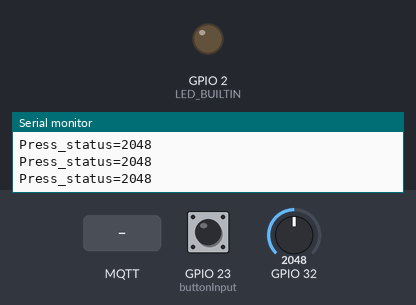
Simulated run of this sketch. Board: ESP32. Parts: output pins drawn as LEDs (lit = HIGH), the last lines printed to the serial monitor. Inputs (shaded band) come from the test bench; at power-on: GPIO 32 = 2048, GPIO 23 (buttonInput) HIGH. WiFi joins after 1.5 s; servers stay silent unless stated; no MQTT or app messages arrive unless stated.

Above: at 2.7 s.
2.8 s: MQTT message "1" arrives on the first subscribed topic
At 4.1 s:
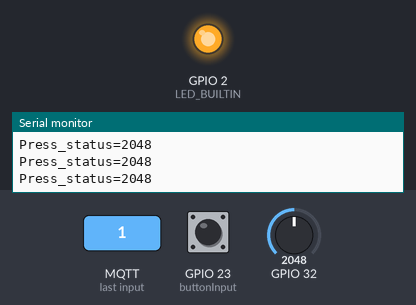
4.5 s: GPIO 32 set to 3264
6.0 s: GPIO 32 set to 3360
8.0 s: MQTT message "on" arrives on the first subscribed topic
At 9.5 s:
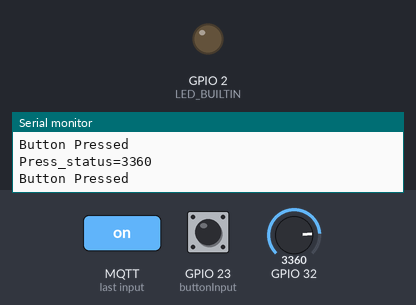
Timing chart, 0 to 11.0 s (numbered marks = the images above; inputs shaded):
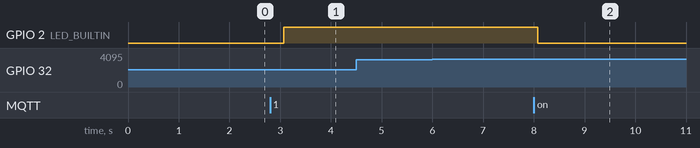

The sketch:

mqtt_esp32_QEH.ino
```cpp
#include <WiFi.h>
#include <WiFiClient.h>
#include <WiFiServer.h>
#include <WiFiUdp.h>
//#include <ESP8266WiFi.h>


    int T=0;

int interval=350;//set reading period
int j=50;
int A,B,C,D;
int i=0;
long result;
int led=50;
int off=0;
int bodym=28000;
int offbedv=4200;
int lastSensor=0;

int Status;
int LastStatus;

long int Timev=0;
int buttonstate=0;

#include <PubSubClient.h>
#define LED_BUILTIN 2

// Update these with values suitable for your network.

const char* ssid = "MDSSC"; //"IoTDemo" //"EiA-Mbot"  //"iHome_Xiaomi_D484"
const char* password = "42004200"; //"ihomepass"
const char* mqtt_server = "192.168.68.100"; //"broker.mqtt-dashboard.com";  //158.132.153.178  192.168.31.181

WiFiClient espClient;
PubSubClient client(espClient);
long lastMsg = 0;
char msg[50];
int value = 0;

String ipAddress;
String macAddr;
const char* mqttTopic="MDSSCC/AIHH/SENSOR";   //CSYS

int buttonInput = 23; //Button input D23

void setup() {
  pinMode(LED_BUILTIN, OUTPUT);     // Initialize the BUILTIN_LED pin as an output
   pinMode(buttonInput, INPUT_PULLUP);     // Button input D23


Serial.begin(115200);
  setup_wifi();
  client.setServer(mqtt_server, 1883);
  client.setCallback(callback);
}


void setup_wifi() {

  delay(10);
  // We start by connecting to a WiFi network
  Serial.printf("\nConnecting to %s\n", ssid);
  WiFi.begin(ssid, password);

  while (WiFi.status() != WL_CONNECTED) {
    delay(500);
    Serial.print(".");
  }

  Serial.printf("\nWiFi connected\n");
  ipAddress=WiFi.localIP().toString();
  Serial.printf("\nIP address: %s\n", ipAddress.c_str());
  macAddr=WiFi.macAddress();
  Serial.printf("MAC address: %s\n", macAddr.c_str());
}

void callback(char* topic, byte* payload, unsigned int length) {
  Serial.print("Message arrived [");
  Serial.print(topic);
  Serial.print("] ");
  for (int i = 0; i < length; i++) {
    Serial.print((char)payload[i]);
  }
  Serial.println();

  // Switch on the LED if an 1 was received as first character
  if ((char)payload[0] == '1') {
    digitalWrite(LED_BUILTIN, HIGH);   // Turn the LED on (Note that LOW is the voltage level
    // but actually the LED is on; this is because
    // it is acive low on the ESP-01)
  } else {
    digitalWrite(LED_BUILTIN, LOW);  // Turn the LED off by making the voltage HIGH
  }

}

void reconnect() {
  // Loop until we're reconnected
  while (!client.connected()) {
    Serial.print("Attempting MQTT connection...");
    // Attempt to connect
    //if (client.connect("ESP8266Client")) {
    if (client.connect(macAddr.c_str())) {
      Serial.println("Connected");
      // Once connected, publish an announcement...
      snprintf(msg, 75, "ESP32 Smart Sensor (%s) is READY", ipAddress.c_str());
      client.publish(mqttTopic, "Connected!!!");
      // ... and resubscribe
      client.subscribe(mqttTopic);
    } else {
      Serial.print("failed, rc=");
      Serial.print(client.state());
      Serial.println(" try again in 5 seconds");
      // Wait 5 seconds before retrying
      delay(5000);
    }
  }
}
void loop() {
  int press_status = 0;
  buttonstate=digitalRead(23);
  if (!client.connected()) {
    reconnect();
  }
  press_status = analogRead(32);
  Serial.print("Press_status=");
  Serial.println(press_status);
  if(press_status>=3300)
  {
    Serial.println("Button Pressed");
    client.publish(mqttTopic, "PRESS");
  }else{

    client.publish(mqttTopic,"RELEASE");
  }
  //if(buttonstate == LOW)
  //{
  //  Serial.println("Button Pressed");
  //  client.publish(mqttTopic, "PRESS");
  //}else{
  //  client.publish(mqttTopic,"RELEASE");
  //}

  delay(500);
  client.loop();

}
```

Measured:
- after the input at 2.8 s, GPIO 2 (LED_BUILTIN): LOW → HIGH after 0.27 s
- after the input at 8.0 s, GPIO 2 (LED_BUILTIN): HIGH → LOW after 0.08 s
